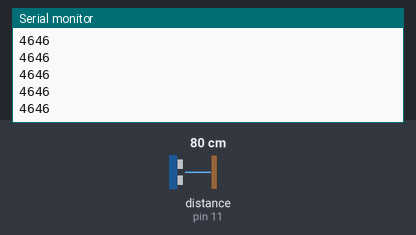
A sketch run on a simulated Arduino Uno, built with avr-gcc and run on an emulated ATmega328P. On the bench: the last lines printed to the serial monitor. Wiring (inferred from the names in the program): ultrasonic range finder: trigger pin 12; echo pin 11. The inputs (shaded band) are chosen by the test bench; at power-on: distance to the obstacle (sensor on pin 11) 80 cm. The echo pulse lasts 58.3 µs per cm.

Above: at 1.2 s.
1.3 s: distance to the obstacle (sensor on pin 11) set to 2 cm
At 2.2 s:
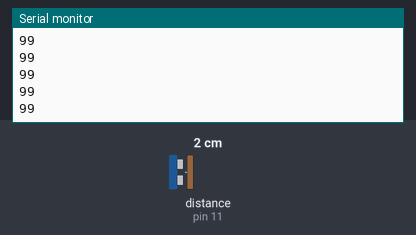
2.8 s: distance to the obstacle (sensor on pin 11) set to 4 cm
At 3.6 s:
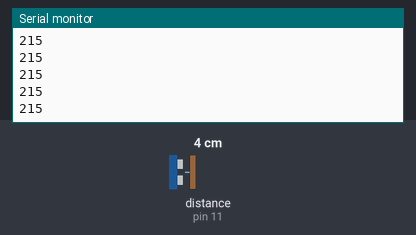
Timing chart, 0 to 5.8 s (numbered marks = the images above; inputs shaded):
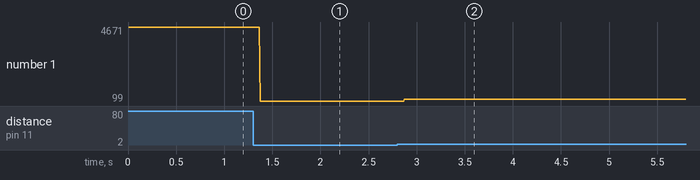

The sketch:

intoToUltrasonicSensor.ino
```cpp
int triggerPin=12;
int echoPin=11;
int pingTravelTime; //How long it takes for the ping to go from the sensor back to the receiver

void setup() {
  // put your setup code here, to run once:
  Serial.begin(9600);
  pinMode(triggerPin,OUTPUT);
  pinMode(echoPin,INPUT);
}

void loop() {
  // put your main code here, to run repeatedly:

  //Low, High, Low sequence sends out a pulse
  digitalWrite(triggerPin,LOW);
  delayMicroseconds(10);
  digitalWrite(triggerPin,HIGH);
  delayMicroseconds(10);
  digitalWrite(triggerPin,LOW);

  pingTravelTime=pulseIn(echoPin,HIGH); //Looking through the echoPin and looking for a high pulse

  Serial.println(pingTravelTime);

}
```

Measured:
- after the input at 1.3 s, the serial monitor: prints a new line after 0.07 s (image 1)
- after the input at 2.8 s, the serial monitor: prints a new line after 0.07 s (image 2)
- plotted number 1: 4646 → 99 after the input at 1.3 s, 99 → 215 after the input at 2.8 s
